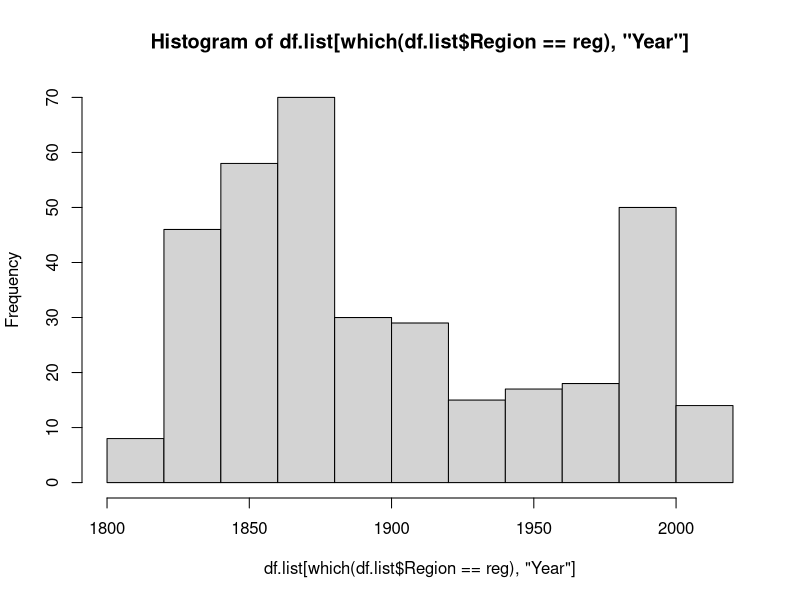
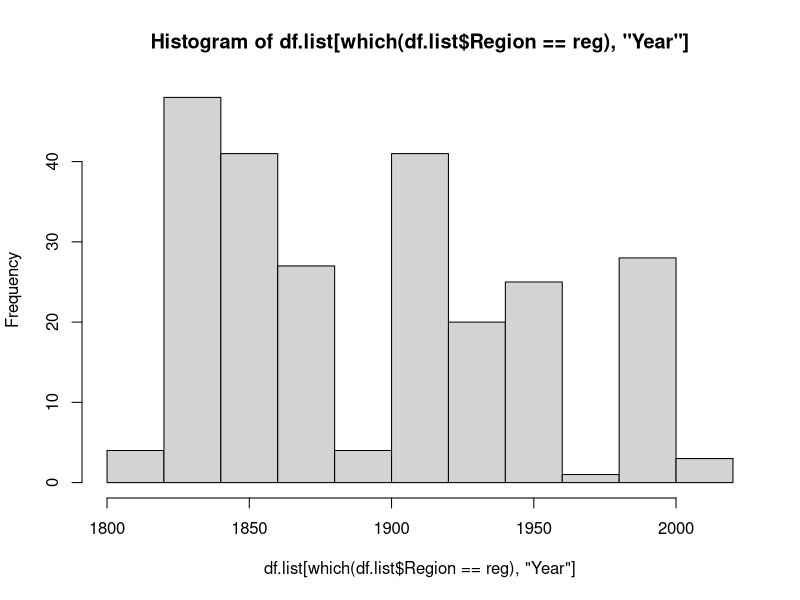
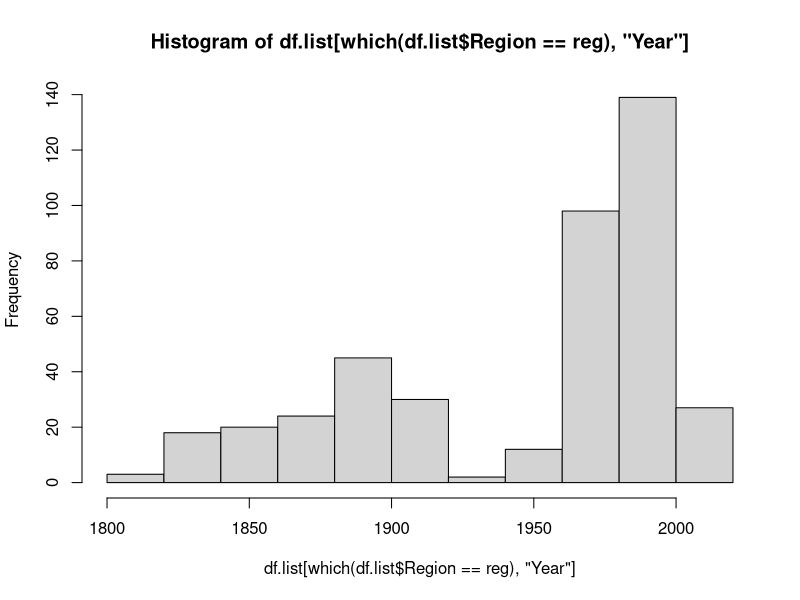
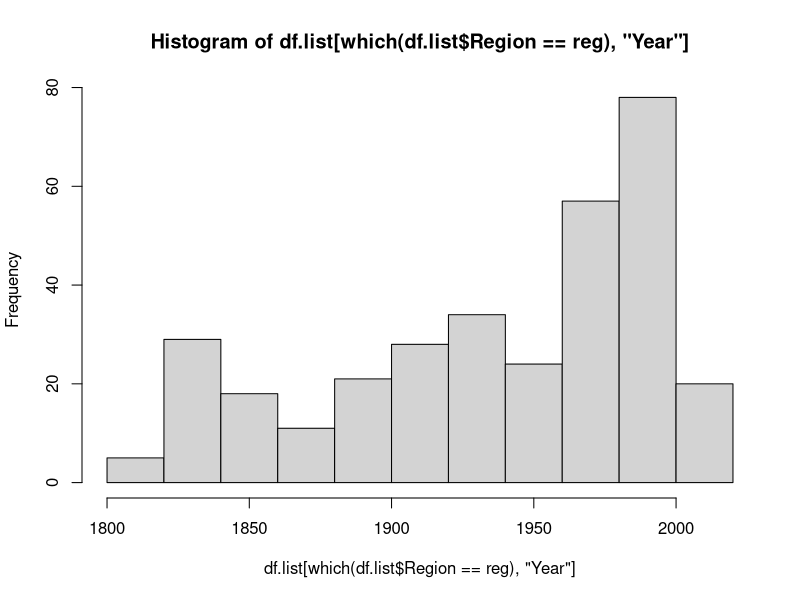
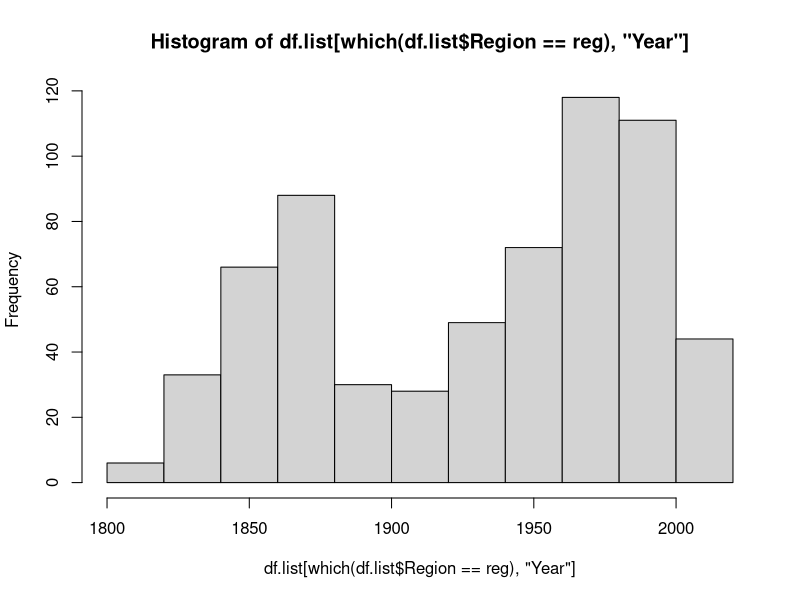
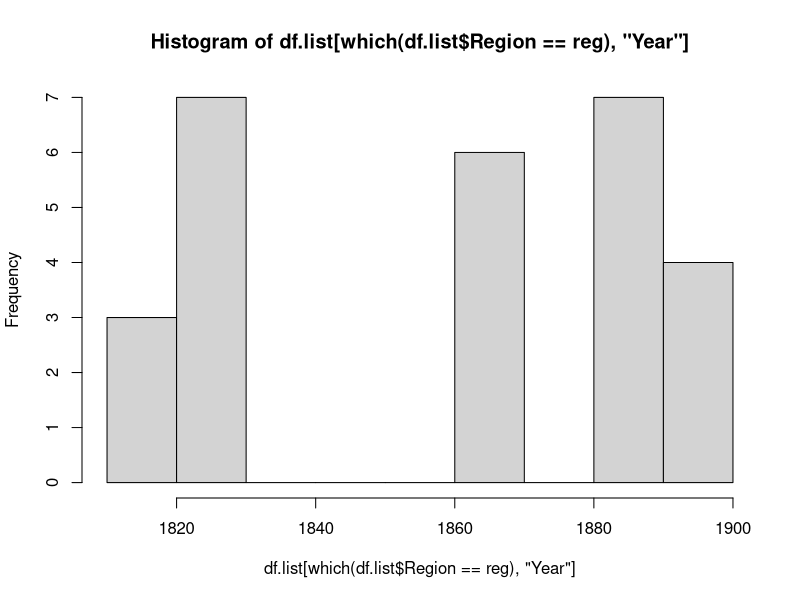

Write R code to recreate these figures, in order.
df.list <- structure(list(Year = c(1823L, 1828L, 1828L, 1829L, 1829L, 1846L, 
                                   1847L, 1848L, 1849L, 1848L, 1849L, 1849L, 1851L, 1852L, 1853L, 
                                   1854L, 1855L, 1856L, 1856L, 1857L, 1859L, 1859L, 1860L, 1860L, 
                                   1860L, 1861L, 1862L, 1863L, 1864L, 1865L, 1866L, 1867L, 1863L, 
                                   1864L, 1864L, 1865L, 1866L, 1867L, 1868L, 1869L, 1870L, 1865L, 
                                   1866L, 1866L, 1870L, 1871L, 1876L, 1877L, 1877L, 1878L, 1878L, 
                                   1879L, 1880L, 1881L, 1882L, 1883L, 1882L, 1884L, 1885L, 1885L, 
                                   1894L, 1895L, 1897L, 1898L, 1898L, 1900L, 1900L, 1904L, 1905L, 
                                   1906L, 1907L, 1909L, 1910L, 1911L, 1912L, 1912L, 1912L, 1913L, 
                                   1913L, 1913L, 1914L, 1915L, 1916L, 1917L, 1918L, 1918L, 1919L, 
                                   1920L, 1918L, 1919L, 1920L, 1919L, 1920L, 1919L, 1919L, 1919L, 
                                   1920L, 1920L, 1921L, 1921L, 1922L, 1922L, 1919L, 1920L, 1921L, 
                                   1920L, 1929L, 1931L, 1932L, 1933L, 1932L, 1933L, 1934L, 1935L, 
                                   1934L, 1935L, 1936L, 1937L, 1938L, 1939L, 1940L, 1941L, 1938L, 
                                   1939L, 1939L, 1940L, 1941L, 1942L, 1943L, 1944L, 1945L, 1939L, 
                                   1940L, 1940L, 1941L, 1947L, 1948L, 1949L, 1948L, 1949L, 1950L, 
                                   1951L, 1952L, 1953L, 1954L, 1955L, 1956L, 1956L, 1957L, 1958L, 
                                   1958L, 1962L, 1965L, 1966L, 1967L, 1968L, 1969L, 1970L, 1971L, 
                                   1972L, 1973L, 1974L, 1975L, 1965L, 1967L, 1968L, 1969L, 1970L, 
                                   1971L, 1972L, 1973L, 1969L, 1970L, 1969L, 1970L, 1971L, 1971L, 
                                   1973L, 1974L, 1975L, 1976L, 1977L, 1978L, 1977L, 1978L, 1979L, 
                                   1978L, 1979L, 1979L, 1980L, 1981L, 1982L, 1983L, 1984L, 1985L, 
                                   1986L, 1987L, 1988L, 1982L, 1982L, 1986L, 1986L, 1987L, 1987L, 
                                   1987L, 1990L, 1991L, 1992L, 1993L, 1994L, 1995L, 1998L, 1999L, 
                                   2000L, 1999L, 1999L, 2001L, 2003L, 1816L, 1816L, 1817L, 1818L, 
                                   1817L, 1818L, 1817L, 1818L, 1819L, 1817L, 1818L, 1817L, 1818L, 
                                   1817L, 1818L, 1820L, 1821L, 1821L, 1822L, 1821L, 1822L, 1823L, 
                                   1824L, 1825L, 1826L, 1824L, 1825L, 1826L, 1824L, 1825L, 1825L, 
                                   1826L, 1827L, 1828L, 1829L, 1830L, 1825L, 1826L, 1826L, 1827L, 
                                   1828L, 1826L, 1827L, 1828L, 1829L, 1830L, 1832L, 1833L, 1834L, 
                                   1835L, 1836L, 1837L, 1838L, 1839L, 1840L, 1841L, 1842L, 1839L, 
                                   1840L, 1841L, 1842L, 1839L, 1840L, 1841L, 1842L, 1843L, 1844L, 
                                   1845L, 1846L, 1847L, 1841L, 1843L, 1843L, 1844L, 1845L, 1846L, 
                                   1847L, 1848L, 1849L, 1850L, 1851L, 1843L, 1844L, 1845L, 1846L, 
                                   1846L, 1846L, 1847L, 1848L, 1849L, 1848L, 1849L, 1849L, 1850L, 
                                   1851L, 1852L, 1851L, 1852L, 1854L, 1855L, 1856L, 1857L, 1855L, 
                                   1856L, 1856L, 1856L, 1857L, 1858L, 1859L, 1860L, 1856L, 1857L, 
                                   1857L, 1858L, 1859L, 1858L, 1859L, 1860L, 1861L, 1862L, 1859L, 
                                   1860L, 1859L, 1860L, 1863L, 1864L, 1865L, 1863L, 1864L, 1865L, 
                                   1866L, 1863L, 1864L, 1863L, 1864L, 1865L, 1865L, 1866L, 1867L, 
                                   1868L, 1868L, 1869L, 1870L, 1871L, 1872L, 1873L, 1874L, 1875L, 
                                   1876L, 1877L, 1878L, 1869L, 1870L, 1870L, 1871L, 1872L, 1871L, 
                                   1872L, 1873L, 1874L, 1873L, 1874L, 1873L, 1874L, 1875L, 1876L, 
                                   1877L, 1878L, 1875L, 1876L, 1875L, 1876L, 1876L, 1877L, 1877L, 
                                   1878L, 1878L, 1879L, 1878L, 1879L, 1880L, 1881L, 1878L, 1878L, 
                                   1879L, 1880L, 1879L, 1880L, 1881L, 1880L, 1881L, 1881L, 1882L, 
                                   1881L, 1882L, 1883L, 1884L, 1885L, 1882L, 1883L, 1884L, 1883L, 
                                   1884L, 1885L, 1885L, 1886L, 1887L, 1888L, 1889L, 1885L, 1886L, 
                                   1885L, 1885L, 1887L, 1888L, 1890L, 1890L, 1891L, 1892L, 1893L, 
                                   1892L, 1893L, 1894L, 1893L, 1894L, 1893L, 1894L, 1893L, 1894L, 
                                   1894L, 1895L, 1894L, 1895L, 1895L, 1896L, 1897L, 1898L, 1895L, 
                                   1895L, 1896L, 1895L, 1896L, 1896L, 1897L, 1898L, 1899L, 1896L, 
                                   1897L, 1898L, 1897L, 1897L, 1898L, 1898L, 1899L, 1900L, 1901L, 
                                   1902L, 1899L, 1900L, 1899L, 1900L, 1901L, 1902L, 1900L, 1901L, 
                                   1902L, 1903L, 1904L, 1902L, 1903L, 1902L, 1903L, 1904L, 1903L, 
                                   1904L, 1905L, 1906L, 1904L, 1905L, 1906L, 1907L, 1904L, 1905L, 
                                   1906L, 1906L, 1906L, 1907L, 1908L, 1909L, 1910L, 1907L, 1908L, 
                                   1909L, 1910L, 1907L, 1908L, 1909L, 1910L, 1909L, 1910L, 1911L, 
                                   1912L, 1912L, 1913L, 1913L, 1914L, 1915L, 1913L, 1918L, 1918L, 
                                   1919L, 1920L, 1919L, 1919L, 1920L, 1920L, 1920L, 1920L, 1921L, 
                                   1923L, 1924L, 1925L, 1926L, 1927L, 1928L, 1929L, 1930L, 1931L, 
                                   1921L, 1922L, 1923L, 1924L, 1925L, 1926L, 1921L, 1922L, 1925L, 
                                   1926L, 1927L, 1930L, 1931L, 1930L, 1931L, 1932L, 1936L, 1937L, 
                                   1938L, 1939L, 1936L, 1937L, 1938L, 1945L, 1946L, 1946L, 1947L, 
                                   1948L, 1949L, 1950L, 1951L, 1952L, 1953L, 1954L, 1947L, 1948L, 
                                   1948L, 1949L, 1950L, 1951L, 1952L, 1953L, 1954L, 1955L, 1956L, 
                                   1957L, 1948L, 1950L, 1952L, 1953L, 1954L, 1952L, 1953L, 1954L, 
                                   1955L, 1956L, 1953L, 1954L, 1955L, 1956L, 1954L, 1955L, 1956L, 
                                   1957L, 1958L, 1959L, 1960L, 1961L, 1962L, 1957L, 1958L, 1961L, 
                                   1962L, 1963L, 1964L, 1965L, 1966L, 1967L, 1968L, 1969L, 1970L, 
                                   1971L, 1972L, 1973L, 1974L, 1964L, 1965L, 1966L, 1967L, 1968L, 
                                   1969L, 1970L, 1971L, 1972L, 1973L, 1974L, 1975L, 1975L, 1976L, 
                                   1975L, 1976L, 1977L, 1978L, 1979L, 1980L, 1981L, 1982L, 1983L, 
                                   1984L, 1985L, 1986L, 1987L, 1988L, 1975L, 1976L, 1977L, 1978L, 
                                   1979L, 1980L, 1981L, 1982L, 1983L, 1979L, 1980L, 1981L, 1982L, 
                                   1983L, 1984L, 1985L, 1986L, 1987L, 1988L, 1989L, 1980L, 1981L, 
                                   1982L, 1983L, 1984L, 1985L, 1986L, 1987L, 1988L, 1989L, 1991L, 
                                   1992L, 1997L, 2000L, 2001L, 2002L, 2003L, 2001L, 2002L, 2003L, 
                                   2004L, 2005L, 2006L, 2007L, 2008L, 2009L, 2010L, 2011L, 2012L, 
                                   2013L, 2014L, 2003L, 2004L, 2005L, 2006L, 1818L, 1819L, 1820L, 
                                   1821L, 1822L, 1820L, 1821L, 1820L, 1821L, 1821L, 1822L, 1823L, 
                                   1821L, 1821L, 1822L, 1823L, 1824L, 1825L, 1826L, 1827L, 1828L, 
                                   1824L, 1826L, 1828L, 1829L, 1830L, 1831L, 1832L, 1833L, 1834L, 
                                   1830L, 1831L, 1832L, 1830L, 1831L, 1830L, 1830L, 1831L, 1832L, 
                                   1831L, 1831L, 1832L, 1832L, 1834L, 1834L, 1835L, 1836L, 1837L, 
                                   1838L, 1839L, 1840L, 1834L, 1835L, 1836L, 1837L, 1835L, 1836L, 
                                   1837L, 1838L, 1839L, 1840L, 1841L, 1842L, 1843L, 1844L, 1845L, 
                                   1835L, 1836L, 1836L, 1837L, 1836L, 1837L, 1838L, 1839L, 1840L, 
                                   1841L, 1842L, 1843L, 1844L, 1845L, 1846L, 1847L, 1848L, 1849L, 
                                   1850L, 1851L, 1852L, 1837L, 1838L, 1837L, 1838L, 1839L, 1840L, 
                                   1840L, 1841L, 1842L, 1840L, 1841L, 1842L, 1841L, 1841L, 1842L, 
                                   1843L, 1845L, 1847L, 1848L, 1847L, 1848L, 1849L, 1848L, 1849L, 
                                   1848L, 1849L, 1848L, 1848L, 1848L, 1848L, 1849L, 1850L, 1851L, 
                                   1852L, 1853L, 1854L, 1855L, 1848L, 1849L, 1851L, 1852L, 1853L, 
                                   1853L, 1854L, 1855L, 1855L, 1856L, 1856L, 1857L, 1858L, 1858L, 
                                   1859L, 1860L, 1861L, 1858L, 1859L, 1859L, 1860L, 1861L, 1862L, 
                                   1863L, 1860L, 1861L, 1860L, 1860L, 1861L, 1862L, 1863L, 1864L, 
                                   1865L, 1866L, 1860L, 1861L, 1862L, 1863L, 1864L, 1865L, 1866L, 
                                   1867L, 1868L, 1860L, 1861L, 1862L, 1863L, 1864L, 1865L, 1866L, 
                                   1867L, 1868L, 1869L, 1870L, 1871L, 1872L, 1860L, 1861L, 1862L, 
                                   1863L, 1864L, 1865L, 1866L, 1867L, 1868L, 1869L, 1870L, 1871L, 
                                   1872L, 1861L, 1862L, 1863L, 1864L, 1865L, 1861L, 1861L, 1862L, 
                                   1862L, 1863L, 1864L, 1865L, 1866L, 1867L, 1868L, 1869L, 1870L, 
                                   1871L, 1872L, 1873L, 1862L, 1862L, 1863L, 1864L, 1863L, 1864L, 
                                   1865L, 1866L, 1867L, 1868L, 1869L, 1870L, 1871L, 1866L, 1867L, 
                                   1866L, 1866L, 1867L, 1867L, 1868L, 1868L, 1869L, 1870L, 1871L, 
                                   1868L, 1869L, 1870L, 1871L, 1870L, 1871L, 1871L, 1872L, 1873L, 
                                   1874L, 1875L, 1876L, 1874L, 1875L, 1874L, 1875L, 1876L, 1876L, 
                                   1876L, 1877L, 1876L, 1877L, 1877L, 1879L, 1880L, 1880L, 1883L, 
                                   1884L, 1884L, 1885L, 1885L, 1890L, 1891L, 1892L, 1891L, 1891L, 
                                   1893L, 1894L, 1893L, 1894L, 1894L, 1894L, 1895L, 1895L, 1895L, 
                                   1895L, 1896L, 1895L, 1896L, 1896L, 1897L, 1896L, 1897L, 1899L, 
                                   1899L, 1900L, 1899L, 1900L, 1901L, 1902L, 1901L, 1902L, 1903L, 
                                   1903L, 1904L, 1904L, 1905L, 1906L, 1905L, 1906L, 1907L, 1907L, 
                                   1908L, 1908L, 1909L, 1909L, 1910L, 1911L, 1912L, 1910L, 1911L, 
                                   1910L, 1911L, 1912L, 1913L, 1914L, 1911L, 1912L, 1911L, 1912L, 
                                   1912L, 1913L, 1914L, 1913L, 1914L, 1914L, 1915L, 1916L, 1917L, 
                                   1918L, 1919L, 1920L, 1916L, 1917L, 1918L, 1916L, 1917L, 1917L, 
                                   1918L, 1919L, 1920L, 1921L, 1918L, 1918L, 1919L, 1919L, 1919L, 
                                   1920L, 1920L, 1920L, 1921L, 1920L, 1921L, 1920L, 1921L, 1922L, 
                                   1921L, 1921L, 1922L, 1923L, 1922L, 1923L, 1923L, 1924L, 1924L, 
                                   1924L, 1925L, 1925L, 1926L, 1926L, 1927L, 1928L, 1926L, 1927L, 
                                   1928L, 1929L, 1928L, 1929L, 1930L, 1928L, 1929L, 1930L, 1928L, 
                                   1929L, 1929L, 1930L, 1929L, 1929L, 1930L, 1930L, 1931L, 1932L, 
                                   1933L, 1934L, 1935L, 1936L, 1931L, 1932L, 1933L, 1934L, 1932L, 
                                   1932L, 1932L, 1934L, 1934L, 1936L, 1937L, 1938L, 1939L, 1944L, 
                                   1945L, 1946L, 1947L, 1948L, 1949L, 1945L, 1946L, 1947L, 1945L, 
                                   1946L, 1947L, 1945L, 1946L, 1947L, 1948L, 1949L, 1950L, 1951L, 
                                   1946L, 1947L, 1948L, 1949L, 1950L, 1947L, 1947L, 1948L, 1948L, 
                                   1948L, 1949L, 1950L, 1951L, 1952L, 1953L, 1954L, 1955L, 1956L, 
                                   1957L, 1958L, 1948L, 1949L, 1950L, 1951L, 1950L, 1950L, 1951L, 
                                   1952L, 1953L, 1954L, 1952L, 1953L, 1955L, 1956L, 1957L, 1958L, 
                                   1959L, 1956L, 1957L, 1958L, 1959L, 1960L, 1961L, 1962L, 1958L, 
                                   1958L, 1959L, 1958L, 1959L, 1960L, 1959L, 1960L, 1961L, 1962L, 
                                   1963L, 1964L, 1965L, 1960L, 1961L, 1962L, 1963L, 1960L, 1961L, 
                                   1962L, 1961L, 1962L, 1963L, 1962L, 1963L, 1962L, 1963L, 1964L, 
                                   1965L, 1966L, 1967L, 1968L, 1969L, 1963L, 1964L, 1965L, 1966L, 
                                   1967L, 1968L, 1963L, 1964L, 1963L, 1964L, 1965L, 1966L, 1967L, 
                                   1968L, 1969L, 1970L, 1971L, 1972L, 1963L, 1964L, 1965L, 1963L, 
                                   1964L, 1964L, 1965L, 1964L, 1965L, 1966L, 1965L, 1965L, 1966L, 
                                   1967L, 1968L, 1969L, 1966L, 1966L, 1967L, 1968L, 1966L, 1967L, 
                                   1968L, 1969L, 1970L, 1971L, 1967L, 1967L, 1968L, 1969L, 1970L, 
                                   1971L, 1972L, 1973L, 1974L, 1975L, 1976L, 1977L, 1978L, 1979L, 
                                   1980L, 1967L, 1968L, 1969L, 1970L, 1967L, 1968L, 1969L, 1970L, 
                                   1970L, 1971L, 1970L, 1970L, 1971L, 1971L, 1971L, 1971L, 1972L, 
                                   1973L, 1974L, 1975L, 1972L, 1973L, 1974L, 1975L, 1976L, 1977L, 
                                   1978L, 1979L, 1980L, 1981L, 1972L, 1973L, 1972L, 1973L, 1974L, 
                                   1972L, 1972L, 1973L, 1974L, 1975L, 1976L, 1977L, 1978L, 1979L, 
                                   1980L, 1981L, 1982L, 1983L, 1984L, 1985L, 1986L, 1987L, 1988L, 
                                   1989L, 1990L, 1991L, 1992L, 1972L, 1973L, 1974L, 1975L, 1976L, 
                                   1977L, 1978L, 1979L, 1973L, 1974L, 1975L, 1976L, 1977L, 1973L, 
                                   1973L, 1974L, 1975L, 1974L, 1975L, 1975L, 1976L, 1977L, 1978L, 
                                   1975L, 1976L, 1977L, 1975L, 1976L, 1976L, 1977L, 1978L, 1976L, 
                                   1977L, 1978L, 1979L, 1976L, 1977L, 1978L, 1979L, 1980L, 1981L, 
                                   1982L, 1983L, 1984L, 1985L, 1986L, 1987L, 1988L, 1989L, 1990L, 
                                   1991L, 1976L, 1977L, 1976L, 1977L, 1978L, 1979L, 1978L, 1978L, 
                                   1979L, 1980L, 1978L, 1979L, 1980L, 1981L, 1982L, 1983L, 1984L, 
                                   1978L, 1978L, 1978L, 1979L, 1980L, 1978L, 1979L, 1978L, 1979L, 
                                   1979L, 1980L, 1981L, 1982L, 1983L, 1984L, 1979L, 1980L, 1981L, 
                                   1982L, 1983L, 1984L, 1985L, 1986L, 1987L, 1988L, 1989L, 1990L, 
                                   1991L, 1992L, 1979L, 1980L, 1981L, 1982L, 1983L, 1984L, 1985L, 
                                   1986L, 1987L, 1988L, 1989L, 1990L, 1991L, 1992L, 1980L, 1981L, 
                                   1982L, 1983L, 1984L, 1980L, 1981L, 1982L, 1983L, 1984L, 1985L, 
                                   1986L, 1980L, 1981L, 1981L, 1982L, 1982L, 1983L, 1984L, 1985L, 
                                   1986L, 1987L, 1988L, 1989L, 1990L, 1991L, 1982L, 1983L, 1984L, 
                                   1985L, 1986L, 1987L, 1988L, 1989L, 1990L, 1991L, 1992L, 1982L, 
                                   1983L, 1984L, 1985L, 1986L, 1987L, 1988L, 1989L, 1990L, 1983L, 
                                   1984L, 1985L, 1986L, 1987L, 1983L, 1984L, 1985L, 1986L, 1987L, 
                                   1988L, 1983L, 1984L, 1983L, 1984L, 1985L, 1986L, 1987L, 1988L, 
                                   1989L, 1990L, 1991L, 1992L, 1993L, 1994L, 1995L, 1996L, 1997L, 
                                   1998L, 1999L, 2000L, 2001L, 2002L, 1983L, 1984L, 1985L, 1986L, 
                                   1987L, 1988L, 1989L, 1990L, 1991L, 1992L, 1993L, 1994L, 1995L, 
                                   1996L, 1997L, 1998L, 1999L, 2000L, 2001L, 2002L, 2003L, 2004L, 
                                   2005L, 1984L, 1984L, 1985L, 1986L, 1985L, 1986L, 1987L, 1988L, 
                                   1986L, 1986L, 1987L, 1987L, 1988L, 1989L, 1987L, 1988L, 1989L, 
                                   1990L, 1991L, 1992L, 1993L, 1994L, 1988L, 1988L, 1989L, 1990L, 
                                   1991L, 1989L, 1990L, 1989L, 1990L, 1991L, 1992L, 1993L, 1994L, 
                                   1995L, 1996L, 1997L, 1998L, 1999L, 2000L, 2001L, 1989L, 1990L, 
                                   1989L, 1990L, 1991L, 1989L, 1990L, 1991L, 1992L, 1989L, 1990L, 
                                   1991L, 1992L, 1993L, 1994L, 1995L, 1996L, 1997L, 1998L, 1999L, 
                                   2000L, 2001L, 2002L, 2003L, 2004L, 2005L, 2006L, 2007L, 2008L, 
                                   2009L, 2010L, 2011L, 2012L, 2013L, 2014L, 1989L, 1990L, 1991L, 
                                   1989L, 1989L, 1990L, 1990L, 1991L, 1992L, 1993L, 1994L, 1995L, 
                                   1996L, 1997L, 1998L, 1999L, 2000L, 2001L, 2002L, 2003L, 2004L, 
                                   2005L, 1991L, 1991L, 1992L, 1993L, 1994L, 1995L, 1996L, 1991L, 
                                   1992L, 1991L, 1992L, 1993L, 1994L, 1995L, 1996L, 1997L, 1998L, 
                                   1999L, 1991L, 1992L, 1991L, 1992L, 1991L, 1992L, 1993L, 1994L, 
                                   1995L, 1996L, 1997L, 1991L, 1992L, 1991L, 1992L, 1993L, 1991L, 
                                   1992L, 1992L, 1993L, 1994L, 1995L, 1996L, 1997L, 1998L, 1999L, 
                                   1992L, 1993L, 1994L, 1995L, 1996L, 1997L, 1992L, 1993L, 1994L, 
                                   1995L, 1992L, 1993L, 1994L, 1995L, 1992L, 1993L, 1994L, 1993L, 
                                   1994L, 1995L, 1996L, 1997L, 1993L, 1994L, 1993L, 1994L, 1995L, 
                                   1996L, 1997L, 1998L, 1994L, 1994L, 1994L, 1995L, 1996L, 1994L, 
                                   1995L, 1995L, 1996L, 1996L, 1996L, 1997L, 1997L, 1998L, 1997L, 
                                   1998L, 1999L, 2000L, 1998L, 1999L, 1998L, 1999L, 1998L, 1999L, 
                                   2000L, 2001L, 2002L, 1998L, 1999L, 2000L, 1998L, 1999L, 2000L, 
                                   2001L, 2002L, 1998L, 1999L, 1999L, 2000L, 1999L, 2000L, 1999L, 
                                   2000L, 2001L, 2002L, 1999L, 1999L, 2000L, 2001L, 2002L, 2003L, 
                                   2000L, 2001L, 2000L, 2001L, 2001L, 2002L, 2003L, 2001L, 2001L, 
                                   2002L, 2003L, 2002L, 2003L, 2002L, 2003L, 2002L, 2003L, 2004L, 
                                   2003L, 2003L, 2004L, 2005L, 2006L, 2003L, 2003L, 2004L, 2005L, 
                                   2006L, 2004L, 2005L, 2006L, 2004L, 2004L, 2005L, 2005L, 2006L, 
                                   2005L, 2006L, 2006L, 2007L, 2008L, 2006L, 2007L, 2008L, 2009L, 
                                   2007L, 1818L, 1819L, 1820L, 1821L, 1822L, 1823L, 1824L, 1819L, 
                                   1820L, 1821L, 1822L, 1823L, 1824L, 1825L, 1826L, 1827L, 1828L, 
                                   1819L, 1820L, 1821L, 1822L, 1820L, 1821L, 1822L, 1823L, 1821L, 
                                   1825L, 1826L, 1827L, 1828L, 1825L, 1826L, 1827L, 1826L, 1827L, 
                                   1828L, 1829L, 1826L, 1827L, 1828L, 1829L, 1829L, 1830L, 1831L, 
                                   1829L, 1830L, 1830L, 1831L, 1831L, 1832L, 1833L, 1834L, 1833L, 
                                   1834L, 1835L, 1836L, 1836L, 1837L, 1837L, 1838L, 1839L, 1837L, 
                                   1838L, 1838L, 1839L, 1840L, 1839L, 1840L, 1841L, 1842L, 1844L, 
                                   1845L, 1847L, 1848L, 1850L, 1851L, 1852L, 1853L, 1854L, 1855L, 
                                   1856L, 1857L, 1858L, 1859L, 1860L, 1852L, 1853L, 1854L, 1852L, 
                                   1854L, 1855L, 1856L, 1857L, 1858L, 1859L, 1860L, 1855L, 1856L, 
                                   1855L, 1856L, 1857L, 1858L, 1856L, 1857L, 1856L, 1857L, 1858L, 
                                   1859L, 1860L, 1856L, 1857L, 1858L, 1858L, 1859L, 1860L, 1861L, 
                                   1860L, 1861L, 1862L, 1862L, 1863L, 1864L, 1863L, 1864L, 1865L, 
                                   1865L, 1866L, 1868L, 1869L, 1870L, 1871L, 1872L, 1870L, 1871L, 
                                   1872L, 1883L, 1884L, 1883L, 1884L, 1884L, 1885L, 1886L, 1887L, 
                                   1888L, 1889L, 1890L, 1891L, 1892L, 1893L, 1894L, 1885L, 1886L, 
                                   1887L, 1888L, 1889L, 1888L, 1889L, 1893L, 1919L, 1924L, 1925L, 
                                   1946L, 1947L, 1947L, 1948L, 1947L, 1948L, 1948L, 1949L, 1959L, 
                                   1960L, 1961L, 1962L, 1968L, 1969L, 1970L, 1971L, 1974L, 1975L, 
                                   1975L, 1999L, 2000L, 2001L, 2002L, 2003L, 2004L, 2005L), Region = structure(c(1L, 
                                                                                                                 1L, 2L, 1L, 2L, 3L, 3L, 1L, 1L, 1L, 1L, 1L, 3L, 3L, 1L, 1L, 1L, 
                                                                                                                 1L, 2L, 2L, 1L, 2L, 2L, 1L, 1L, 1L, 3L, 3L, 3L, 3L, 3L, 3L, 3L, 
                                                                                                                 1L, 3L, 3L, 3L, 3L, 3L, 3L, 3L, 3L, 3L, 1L, 1L, 1L, 3L, 1L, 2L, 
                                                                                                                 1L, 2L, 3L, 3L, 3L, 3L, 3L, 2L, 4L, 4L, 3L, 4L, 4L, 1L, 3L, 4L, 
                                                                                                                 4L, 4L, 4L, 4L, 3L, 3L, 2L, 2L, 2L, 2L, 1L, 2L, 1L, 2L, 1L, 1L, 
                                                                                                                 1L, 1L, 1L, 1L, 1L, 1L, 1L, 1L, 1L, 1L, 1L, 1L, 1L, 1L, 2L, 1L, 
                                                                                                                 2L, 1L, 2L, 1L, 2L, 2L, 2L, 2L, 1L, 4L, 4L, 4L, 4L, 3L, 3L, 3L, 
                                                                                                                 3L, 2L, 5L, 5L, 4L, 4L, 4L, 4L, 4L, 4L, 4L, 1L, 1L, 1L, 1L, 1L, 
                                                                                                                 1L, 1L, 1L, 1L, 4L, 4L, 4L, 4L, 4L, 2L, 2L, 4L, 4L, 4L, 4L, 4L, 
                                                                                                                 4L, 2L, 1L, 2L, 2L, 4L, 4L, 4L, 4L, 4L, 4L, 4L, 4L, 4L, 4L, 4L, 
                                                                                                                 4L, 4L, 4L, 2L, 4L, 4L, 4L, 4L, 4L, 4L, 2L, 2L, 3L, 4L, 4L, 4L, 
                                                                                                                 2L, 1L, 5L, 5L, 5L, 5L, 4L, 4L, 4L, 5L, 5L, 4L, 2L, 2L, 2L, 2L, 
                                                                                                                 2L, 2L, 2L, 2L, 2L, 3L, 2L, 5L, 2L, 5L, 2L, 4L, 2L, 2L, 1L, 1L, 
                                                                                                                 1L, 3L, 5L, 5L, 5L, 1L, 4L, 4L, 2L, 2L, 2L, 2L, 2L, 3L, 3L, 3L, 
                                                                                                                 3L, 3L, 3L, 3L, 4L, 4L, 4L, 4L, 5L, 5L, 3L, 3L, 2L, 2L, 4L, 4L, 
                                                                                                                 4L, 4L, 5L, 5L, 5L, 3L, 3L, 4L, 4L, 4L, 4L, 4L, 4L, 4L, 4L, 3L, 
                                                                                                                 3L, 3L, 2L, 2L, 2L, 3L, 2L, 2L, 2L, 2L, 2L, 2L, 2L, 5L, 4L, 4L, 
                                                                                                                 4L, 4L, 4L, 4L, 4L, 4L, 2L, 2L, 2L, 2L, 2L, 2L, 2L, 2L, 2L, 3L, 
                                                                                                                 4L, 3L, 3L, 3L, 3L, 3L, 3L, 3L, 3L, 3L, 4L, 2L, 4L, 4L, 1L, 5L, 
                                                                                                                 5L, 4L, 4L, 4L, 4L, 4L, 5L, 5L, 5L, 2L, 4L, 5L, 5L, 5L, 5L, 4L, 
                                                                                                                 4L, 2L, 4L, 4L, 4L, 4L, 4L, 5L, 5L, 4L, 4L, 4L, 4L, 4L, 4L, 4L, 
                                                                                                                 4L, 4L, 4L, 3L, 1L, 3L, 3L, 3L, 6L, 6L, 6L, 6L, 4L, 4L, 4L, 4L, 
                                                                                                                 4L, 4L, 4L, 5L, 5L, 3L, 3L, 3L, 3L, 3L, 3L, 3L, 3L, 3L, 3L, 3L, 
                                                                                                                 2L, 2L, 2L, 2L, 2L, 2L, 2L, 5L, 5L, 4L, 4L, 4L, 4L, 4L, 4L, 4L, 
                                                                                                                 4L, 4L, 4L, 5L, 5L, 1L, 1L, 5L, 5L, 2L, 2L, 4L, 4L, 4L, 4L, 1L, 
                                                                                                                 4L, 4L, 4L, 5L, 5L, 5L, 5L, 5L, 2L, 2L, 2L, 2L, 2L, 2L, 2L, 4L, 
                                                                                                                 4L, 4L, 5L, 5L, 5L, 4L, 4L, 4L, 4L, 4L, 5L, 5L, 4L, 1L, 5L, 5L, 
                                                                                                                 5L, 5L, 5L, 5L, 5L, 5L, 5L, 5L, 5L, 5L, 2L, 2L, 5L, 5L, 5L, 5L, 
                                                                                                                 4L, 5L, 3L, 3L, 3L, 3L, 4L, 5L, 5L, 5L, 5L, 2L, 2L, 2L, 2L, 4L, 
                                                                                                                 4L, 4L, 5L, 4L, 4L, 5L, 4L, 4L, 4L, 4L, 5L, 5L, 5L, 5L, 5L, 5L, 
                                                                                                                 5L, 5L, 5L, 5L, 5L, 5L, 5L, 5L, 5L, 5L, 5L, 5L, 5L, 5L, 4L, 4L, 
                                                                                                                 4L, 4L, 4L, 5L, 5L, 5L, 5L, 5L, 5L, 5L, 5L, 5L, 5L, 5L, 5L, 4L, 
                                                                                                                 4L, 4L, 4L, 5L, 5L, 5L, 2L, 4L, 4L, 2L, 2L, 2L, 4L, 4L, 3L, 3L, 
                                                                                                                 3L, 4L, 4L, 4L, 2L, 2L, 4L, 4L, 2L, 2L, 2L, 2L, 2L, 2L, 2L, 2L, 
                                                                                                                 2L, 2L, 2L, 2L, 2L, 2L, 2L, 4L, 4L, 2L, 2L, 2L, 4L, 4L, 4L, 4L, 
                                                                                                                 4L, 2L, 2L, 2L, 2L, 4L, 4L, 4L, 4L, 4L, 4L, 4L, 4L, 4L, 4L, 4L, 
                                                                                                                 4L, 4L, 4L, 5L, 5L, 4L, 4L, 4L, 4L, 4L, 4L, 4L, 4L, 4L, 4L, 4L, 
                                                                                                                 4L, 2L, 2L, 2L, 5L, 5L, 5L, 5L, 5L, 2L, 2L, 2L, 2L, 2L, 2L, 2L, 
                                                                                                                 2L, 2L, 2L, 2L, 2L, 2L, 5L, 5L, 5L, 5L, 5L, 5L, 5L, 5L, 5L, 5L, 
                                                                                                                 5L, 5L, 5L, 5L, 5L, 5L, 5L, 5L, 5L, 5L, 5L, 5L, 5L, 5L, 5L, 5L, 
                                                                                                                 5L, 5L, 4L, 4L, 5L, 5L, 5L, 5L, 5L, 5L, 5L, 5L, 5L, 5L, 5L, 5L, 
                                                                                                                 5L, 5L, 2L, 2L, 2L, 2L, 2L, 2L, 2L, 2L, 2L, 4L, 4L, 4L, 4L, 4L, 
                                                                                                                 4L, 4L, 4L, 4L, 4L, 4L, 4L, 4L, 4L, 4L, 4L, 4L, 4L, 4L, 4L, 4L, 
                                                                                                                 2L, 2L, 2L, 2L, 2L, 2L, 2L, 4L, 4L, 4L, 4L, 4L, 4L, 4L, 4L, 4L, 
                                                                                                                 4L, 4L, 4L, 4L, 4L, 2L, 2L, 2L, 2L, 1L, 1L, 1L, 1L, 1L, 2L, 2L, 
                                                                                                                 1L, 1L, 1L, 1L, 1L, 1L, 1L, 1L, 1L, 1L, 1L, 1L, 1L, 1L, 2L, 2L, 
                                                                                                                 1L, 1L, 1L, 1L, 1L, 1L, 1L, 1L, 1L, 1L, 1L, 1L, 1L, 1L, 2L, 2L, 
                                                                                                                 1L, 2L, 2L, 3L, 2L, 1L, 1L, 1L, 1L, 1L, 1L, 1L, 1L, 3L, 3L, 3L, 
                                                                                                                 3L, 3L, 3L, 3L, 3L, 3L, 3L, 3L, 3L, 3L, 3L, 3L, 3L, 1L, 1L, 1L, 
                                                                                                                 1L, 1L, 1L, 1L, 1L, 1L, 1L, 1L, 1L, 1L, 1L, 1L, 1L, 1L, 1L, 1L, 
                                                                                                                 3L, 3L, 2L, 2L, 2L, 2L, 3L, 3L, 3L, 2L, 3L, 3L, 1L, 3L, 2L, 2L, 
                                                                                                                 2L, 3L, 3L, 1L, 1L, 1L, 1L, 1L, 3L, 3L, 1L, 1L, 1L, 3L, 3L, 3L, 
                                                                                                                 3L, 3L, 3L, 3L, 3L, 1L, 1L, 3L, 1L, 1L, 3L, 3L, 3L, 3L, 3L, 3L, 
                                                                                                                 3L, 3L, 3L, 3L, 3L, 3L, 1L, 1L, 3L, 3L, 3L, 3L, 3L, 3L, 3L, 2L, 
                                                                                                                 4L, 4L, 4L, 4L, 4L, 4L, 4L, 4L, 4L, 4L, 4L, 4L, 4L, 4L, 4L, 4L, 
                                                                                                                 4L, 4L, 4L, 4L, 4L, 4L, 4L, 4L, 4L, 4L, 4L, 4L, 4L, 4L, 4L, 4L, 
                                                                                                                 4L, 4L, 4L, 4L, 4L, 4L, 4L, 4L, 4L, 4L, 3L, 3L, 3L, 3L, 3L, 3L, 
                                                                                                                 1L, 1L, 4L, 4L, 4L, 4L, 4L, 4L, 4L, 4L, 4L, 4L, 4L, 4L, 3L, 3L, 
                                                                                                                 1L, 1L, 3L, 4L, 4L, 4L, 4L, 4L, 4L, 4L, 4L, 1L, 1L, 4L, 3L, 3L, 
                                                                                                                 3L, 4L, 3L, 3L, 3L, 3L, 1L, 3L, 3L, 3L, 3L, 3L, 1L, 1L, 1L, 1L, 
                                                                                                                 1L, 1L, 1L, 1L, 3L, 1L, 1L, 3L, 4L, 4L, 3L, 3L, 4L, 3L, 3L, 3L, 
                                                                                                                 3L, 3L, 3L, 3L, 3L, 2L, 2L, 2L, 3L, 4L, 3L, 3L, 3L, 3L, 4L, 3L, 
                                                                                                                 3L, 3L, 3L, 4L, 4L, 2L, 2L, 1L, 1L, 3L, 3L, 3L, 3L, 3L, 3L, 3L, 
                                                                                                                 3L, 3L, 3L, 3L, 3L, 1L, 3L, 2L, 2L, 2L, 1L, 1L, 1L, 2L, 2L, 2L, 
                                                                                                                 2L, 2L, 1L, 1L, 1L, 2L, 2L, 3L, 3L, 3L, 3L, 3L, 3L, 3L, 4L, 3L, 
                                                                                                                 3L, 3L, 3L, 4L, 4L, 3L, 3L, 3L, 3L, 3L, 3L, 3L, 4L, 4L, 4L, 1L, 
                                                                                                                 1L, 1L, 1L, 1L, 1L, 1L, 1L, 1L, 1L, 1L, 1L, 1L, 4L, 1L, 1L, 2L, 
                                                                                                                 2L, 1L, 1L, 1L, 1L, 1L, 1L, 1L, 4L, 1L, 3L, 3L, 3L, 4L, 4L, 4L, 
                                                                                                                 4L, 4L, 4L, 4L, 3L, 3L, 3L, 3L, 2L, 2L, 2L, 4L, 4L, 4L, 4L, 4L, 
                                                                                                                 4L, 4L, 3L, 2L, 2L, 4L, 4L, 4L, 4L, 4L, 4L, 4L, 4L, 4L, 4L, 4L, 
                                                                                                                 3L, 3L, 3L, 4L, 1L, 1L, 1L, 1L, 1L, 1L, 1L, 1L, 1L, 1L, 1L, 1L, 
                                                                                                                 1L, 1L, 1L, 1L, 1L, 1L, 1L, 1L, 1L, 1L, 1L, 1L, 4L, 4L, 4L, 4L, 
                                                                                                                 4L, 4L, 3L, 2L, 3L, 3L, 3L, 3L, 3L, 3L, 3L, 3L, 3L, 3L, 3L, 3L, 
                                                                                                                 4L, 4L, 4L, 4L, 4L, 4L, 4L, 4L, 4L, 4L, 3L, 4L, 3L, 4L, 4L, 4L, 
                                                                                                                 4L, 4L, 4L, 4L, 4L, 4L, 4L, 4L, 2L, 3L, 3L, 4L, 4L, 4L, 2L, 4L, 
                                                                                                                 4L, 4L, 4L, 4L, 4L, 5L, 5L, 5L, 5L, 4L, 4L, 4L, 2L, 2L, 2L, 2L, 
                                                                                                                 2L, 2L, 2L, 2L, 2L, 2L, 2L, 2L, 2L, 4L, 4L, 4L, 4L, 4L, 4L, 5L, 
                                                                                                                 5L, 2L, 2L, 2L, 2L, 2L, 2L, 2L, 2L, 2L, 2L, 5L, 5L, 5L, 5L, 5L, 
                                                                                                                 5L, 5L, 5L, 2L, 2L, 3L, 4L, 4L, 4L, 4L, 4L, 5L, 3L, 3L, 3L, 5L, 
                                                                                                                 5L, 5L, 5L, 5L, 5L, 4L, 4L, 4L, 4L, 4L, 4L, 4L, 4L, 4L, 4L, 4L, 
                                                                                                                 4L, 4L, 4L, 4L, 5L, 5L, 5L, 5L, 4L, 4L, 2L, 2L, 4L, 4L, 2L, 3L, 
                                                                                                                 3L, 4L, 4L, 4L, 4L, 4L, 4L, 4L, 4L, 4L, 4L, 4L, 4L, 4L, 4L, 4L, 
                                                                                                                 4L, 4L, 4L, 4L, 5L, 5L, 5L, 5L, 4L, 4L, 4L, 4L, 4L, 4L, 4L, 4L, 
                                                                                                                 4L, 4L, 4L, 4L, 4L, 4L, 4L, 4L, 4L, 4L, 4L, 4L, 4L, 5L, 5L, 5L, 
                                                                                                                 5L, 5L, 5L, 5L, 5L, 4L, 4L, 4L, 4L, 4L, 3L, 2L, 2L, 2L, 2L, 2L, 
                                                                                                                 5L, 5L, 5L, 5L, 3L, 3L, 3L, 2L, 2L, 4L, 4L, 4L, 4L, 4L, 4L, 4L, 
                                                                                                                 5L, 5L, 5L, 5L, 5L, 5L, 5L, 5L, 5L, 5L, 5L, 5L, 5L, 5L, 5L, 5L, 
                                                                                                                 5L, 5L, 4L, 4L, 4L, 4L, 2L, 5L, 5L, 5L, 3L, 3L, 3L, 3L, 3L, 3L, 
                                                                                                                 3L, 4L, 5L, 4L, 4L, 4L, 2L, 2L, 3L, 3L, 2L, 2L, 2L, 2L, 2L, 2L, 
                                                                                                                 3L, 3L, 3L, 3L, 3L, 3L, 3L, 3L, 3L, 3L, 3L, 3L, 3L, 3L, 5L, 5L, 
                                                                                                                 5L, 5L, 5L, 5L, 5L, 5L, 5L, 5L, 5L, 5L, 5L, 5L, 5L, 5L, 5L, 5L, 
                                                                                                                 5L, 5L, 5L, 5L, 5L, 5L, 5L, 5L, 5L, 5L, 2L, 2L, 5L, 5L, 5L, 5L, 
                                                                                                                 5L, 5L, 5L, 5L, 5L, 5L, 3L, 3L, 3L, 3L, 3L, 3L, 3L, 3L, 3L, 3L, 
                                                                                                                 3L, 3L, 3L, 3L, 3L, 3L, 3L, 3L, 3L, 3L, 5L, 5L, 5L, 5L, 5L, 4L, 
                                                                                                                 4L, 4L, 4L, 4L, 4L, 2L, 2L, 4L, 4L, 4L, 4L, 4L, 4L, 4L, 4L, 4L, 
                                                                                                                 4L, 4L, 4L, 4L, 4L, 4L, 4L, 4L, 4L, 4L, 4L, 2L, 2L, 2L, 2L, 2L, 
                                                                                                                 2L, 2L, 2L, 2L, 2L, 2L, 2L, 2L, 2L, 2L, 2L, 2L, 2L, 2L, 2L, 2L, 
                                                                                                                 2L, 2L, 4L, 2L, 2L, 2L, 2L, 2L, 2L, 2L, 2L, 5L, 5L, 4L, 4L, 4L, 
                                                                                                                 5L, 5L, 5L, 5L, 5L, 5L, 5L, 5L, 4L, 5L, 5L, 5L, 5L, 2L, 2L, 4L, 
                                                                                                                 4L, 4L, 4L, 4L, 4L, 4L, 4L, 4L, 4L, 4L, 4L, 4L, 5L, 5L, 4L, 4L, 
                                                                                                                 4L, 4L, 4L, 4L, 4L, 3L, 3L, 3L, 3L, 3L, 3L, 3L, 3L, 3L, 3L, 3L, 
                                                                                                                 3L, 3L, 3L, 3L, 3L, 3L, 3L, 3L, 3L, 3L, 3L, 3L, 3L, 3L, 3L, 4L, 
                                                                                                                 4L, 4L, 1L, 5L, 5L, 4L, 4L, 4L, 4L, 4L, 4L, 4L, 4L, 4L, 4L, 4L, 
                                                                                                                 4L, 4L, 4L, 4L, 4L, 2L, 5L, 5L, 5L, 5L, 5L, 5L, 1L, 1L, 2L, 2L, 
                                                                                                                 2L, 2L, 2L, 2L, 2L, 2L, 2L, 5L, 5L, 5L, 5L, 5L, 5L, 5L, 5L, 5L, 
                                                                                                                 5L, 5L, 1L, 1L, 1L, 1L, 1L, 1L, 1L, 2L, 2L, 2L, 2L, 2L, 2L, 2L, 
                                                                                                                 2L, 4L, 4L, 4L, 4L, 4L, 4L, 1L, 1L, 1L, 1L, 5L, 5L, 5L, 5L, 5L, 
                                                                                                                 5L, 5L, 4L, 4L, 4L, 4L, 4L, 1L, 1L, 5L, 5L, 5L, 5L, 5L, 5L, 2L, 
                                                                                                                 5L, 1L, 1L, 1L, 2L, 2L, 1L, 5L, 2L, 5L, 5L, 5L, 5L, 5L, 5L, 5L, 
                                                                                                                 5L, 1L, 1L, 5L, 5L, 5L, 5L, 5L, 5L, 5L, 5L, 5L, 5L, 5L, 5L, 5L, 
                                                                                                                 5L, 5L, 5L, 5L, 4L, 4L, 5L, 5L, 4L, 4L, 4L, 4L, 5L, 1L, 1L, 1L, 
                                                                                                                 1L, 1L, 4L, 4L, 5L, 5L, 5L, 5L, 5L, 5L, 4L, 4L, 4L, 5L, 5L, 5L, 
                                                                                                                 5L, 5L, 5L, 5L, 4L, 2L, 2L, 2L, 2L, 4L, 4L, 4L, 4L, 4L, 4L, 4L, 
                                                                                                                 4L, 5L, 2L, 2L, 4L, 4L, 5L, 5L, 5L, 5L, 5L, 4L, 4L, 4L, 4L, 2L, 
                                                                                                                 6L, 6L, 6L, 6L, 6L, 6L, 6L, 5L, 5L, 5L, 5L, 5L, 5L, 5L, 5L, 5L, 
                                                                                                                 5L, 4L, 4L, 4L, 4L, 3L, 6L, 6L, 6L, 4L, 4L, 4L, 4L, 4L, 3L, 3L, 
                                                                                                                 3L, 3L, 3L, 3L, 3L, 4L, 4L, 3L, 3L, 3L, 3L, 3L, 5L, 5L, 4L, 4L, 
                                                                                                                 4L, 4L, 4L, 4L, 3L, 3L, 3L, 3L, 5L, 5L, 3L, 3L, 3L, 4L, 4L, 5L, 
                                                                                                                 3L, 3L, 3L, 3L, 4L, 4L, 3L, 3L, 4L, 4L, 4L, 4L, 4L, 4L, 4L, 4L, 
                                                                                                                 4L, 4L, 4L, 4L, 4L, 5L, 5L, 5L, 4L, 4L, 4L, 4L, 4L, 4L, 4L, 4L, 
                                                                                                                 3L, 3L, 4L, 4L, 4L, 4L, 3L, 3L, 4L, 4L, 4L, 4L, 4L, 5L, 4L, 5L, 
                                                                                                                 5L, 5L, 5L, 5L, 5L, 5L, 5L, 5L, 5L, 5L, 3L, 6L, 6L, 5L, 5L, 5L, 
                                                                                                                 5L, 5L, 5L, 5L, 3L, 3L, 3L, 5L, 5L, 2L, 2L, 6L, 6L, 6L, 6L, 6L, 
                                                                                                                 6L, 6L, 6L, 6L, 6L, 6L, 5L, 5L, 5L, 5L, 5L, 5L, 5L, 5L, 2L, 2L, 
                                                                                                                 2L, 4L, 4L, 4L, 4L, 2L, 2L, 4L, 4L, 5L, 5L, 5L, 5L, 2L, 2L, 2L, 
                                                                                                                 2L, 5L, 5L, 4L, 5L, 5L, 5L, 5L, 5L, 5L, 5L), .Label = c("Europe", 
                                                                                                                                                                         "Middle East", "West Hemisphere", "Asia", "Africa", "Oceania"
                                                                                                                 ), class = "factor")), .Names = c("Year", "Region"), row.names = c(NA, 
                                                                                                                                                                                    2012L), class = "data.frame")


# density with multiplier
myhist <- list()
multiplier  <- list()
mydensity  <- list()
for (reg in c('West Hemisphere','Europe','Africa','Middle East','Asia','Oceania')) {
  myhist[[reg]] <- hist(df.list[which(df.list$Region==reg),'Year'])
  multiplier[[reg]] <- myhist[[reg]]$counts / myhist[[reg]]$density
  mydensity[[reg]] <- density(df.list[which(df.list$Region==reg),'Year'])
  mydensity[[reg]]$y <- mydensity[[reg]]$y * multiplier[[reg]][1]
}
